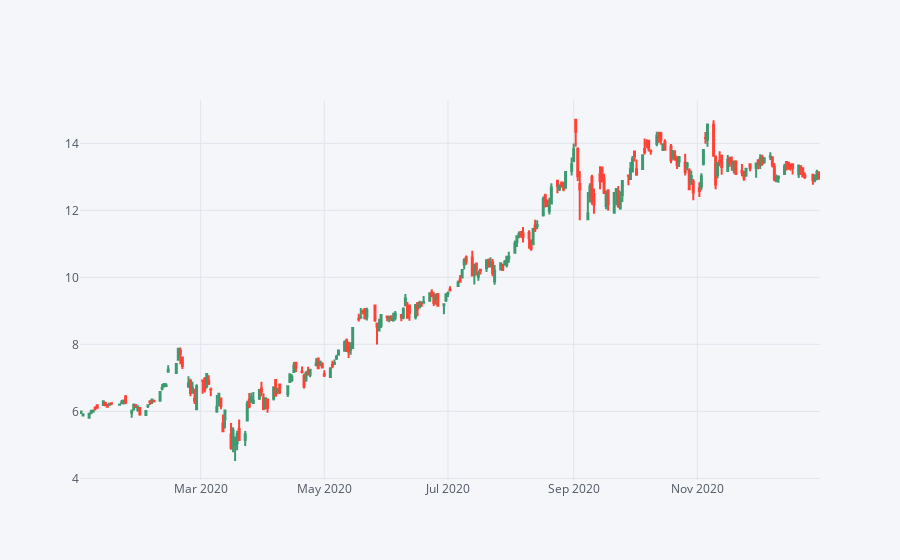

Notebook code for this chart:
### Code cell
CPU_makers_stocks['NVDA'][['Open', 'High', 'Low', 'Close']].loc['2020-01-01':'2021-01-01'].iplot(kind='candle')

### Figure 1 — Plotly figure (JSON) as saved in the notebook; plotly's stock layout.template omitted (floating-point values rounded to 4 significant figures; data arrays with more than 128 entries replaced by an {"elided": "..."} marker saying what was removed)
{"data": [{"close": {"elided": "253 float values"}, "high": {"elided": "253 float values"}, "low": {"elided": "253 float values"}, "open": {"elided": "253 float values"}, "showlegend": false, "type": "candlestick", "x": {"elided": "253 str values"}, "yaxis": "y2"}], "layout": {"legend": {"bgcolor": "#F5F6F9", "font": {"color": "#4D5663"}}, "paper_bgcolor": "#F5F6F9", "plot_bgcolor": "#F5F6F9", "title": {"font": {"color": "#4D5663"}}, "xaxis": {"gridcolor": "#E1E5ED", "rangeslider": {"visible": false}, "showgrid": true, "tickfont": {"color": "#4D5663"}, "title": {"font": {"color": "#4D5663"}, "text": ""}, "zerolinecolor": "#E1E5ED"}, "yaxis": {"gridcolor": "#E1E5ED", "showgrid": true, "showticklabels": false, "tickfont": {"color": "#4D5663"}, "title": {"font": {"color": "#4D5663"}, "text": ""}, "zerolinecolor": "#E1E5ED"}, "yaxis2": {"gridcolor": "#E1E5ED", "showgrid": true, "tickfont": {"color": "#4D5663"}, "title": {"font": {"color": "#4D5663"}, "text": ""}, "zerolinecolor": "#E1E5ED"}}}
